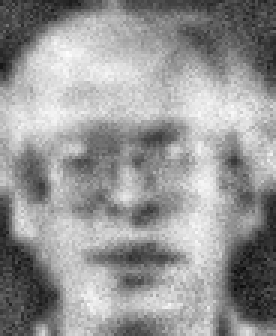
#> input picture dataset/Testing_LR_CLAHE_escala4/s2/2.png, 92 x 112 px (shown 3 times larger); its folder holds only this picture in this run
$ jupyter execute generacionImagenesClahe_semana5.ipynb
#> lines starting #> are read from the running program, lines starting #| are printed output that depends on the picture
[cell 1]
import os
import cv2
from tqdm import tqdm

[cell 2]
# =====================================================
# DIRECTORIOS
# =====================================================

#INPUT_DIR  = "dataset/Training_LR_escala4"
#OUTPUT_DIR = "dataset/CLAHE/Training_CLAHE_escala4"
INPUT_DIR  = "dataset/Testing_LR_CLAHE_escala4"
OUTPUT_DIR = "dataset/CLAHE/Testing_CLAHE_escala4"
os.makedirs(OUTPUT_DIR, exist_ok=True)

[cell 3]
# =====================================================
# PIPELINE
# =====================================================

def pipeline_correcto(imagen_lr,
                      clip_limit=2.0,
                      tile_grid_size=(8,8)):

    # Paso 1: Eliminación de ruido
    img_denoised = cv2.fastNlMeansDenoising(
        imagen_lr,
        h=10,
        templateWindowSize=7,
        searchWindowSize=21
    )

    # Paso 2: CLAHE
    clahe = cv2.createCLAHE(
        clipLimit=clip_limit,
        tileGridSize=tile_grid_size
    )

    img_clahe = clahe.apply(img_denoised)

    return img_denoised, img_clahe

[cell 4]
# =====================================================
# BUSCAR IMÁGENES
# =====================================================

imagenes = []

for root, dirs, files in os.walk(INPUT_DIR):

    for file in files:

        if file.lower().endswith(".png"):

            imagenes.append(
                os.path.join(root, file)
            )
#> pass 2 of the loop `for root, dirs, files in os.walk(INPUT_DIR):`:
#> pass 3 of the loop `for root, dirs, files in os.walk(INPUT_DIR):`:
#> the loop made 5 passes; the first 3 are shown

print(f"Imágenes encontradas: {len(imagenes)}")

[cell 5]
# =====================================================
# GENERAR DATASET CLAHE en escala x4
# =====================================================

for ruta_img in tqdm(imagenes):

    img = cv2.imread(
        ruta_img,
        cv2.IMREAD_GRAYSCALE
    )
#> img is the input picture: shape (112, 92); min 12, max 253, mean 150.6

    if img is None:
        continue

    _, img_clahe = pipeline_correcto(img)
#> in pipeline_correcto, `img_clahe = clahe.apply(img_denoised)`:
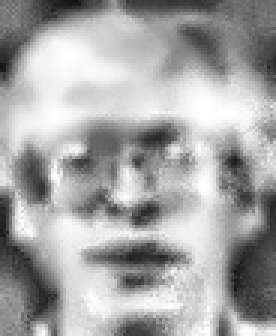
#> img_clahe: shape (112, 92) (shown 3 times larger); min 18, max 255, mean 165.6

    # Mantener estructura s1,s2,...
    relative_path = os.path.relpath(
        ruta_img,
        INPUT_DIR
    )

    save_path = os.path.join(
        OUTPUT_DIR,
        relative_path
    )

    os.makedirs(
        os.path.dirname(save_path),
        exist_ok=True
    )

    cv2.imwrite(
        save_path,
        img_clahe
    )
#> pass 2 of the loop `for ruta_img in tqdm(imagenes):`:
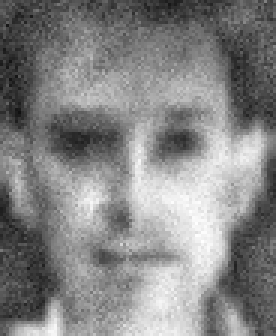
#> input picture dataset/Testing_LR_CLAHE_escala4/s24/24.png, 92 x 112 px (shown 3 times larger)
#> img is the input picture: shape (112, 92); min 17, max 255, mean 132.7
#> in pipeline_correcto (call 2), `img_clahe = clahe.apply(img_denoised)`:
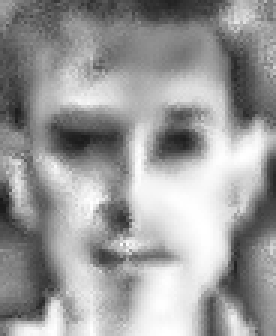
#> img_clahe: shape (112, 92) (shown 3 times larger); min 25, max 255, mean 155.4
#> pass 3 of the loop `for ruta_img in tqdm(imagenes):`:
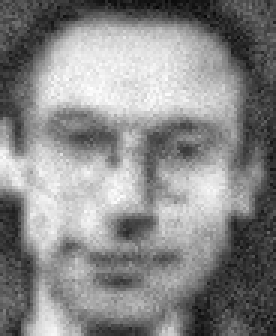
#> input picture dataset/Testing_LR_CLAHE_escala4/s27/27.png, 92 x 112 px (shown 3 times larger)
#> img is the input picture: shape (112, 92); min 7, max 255, mean 136.6
#> in pipeline_correcto (call 3), `img_clahe = clahe.apply(img_denoised)`:
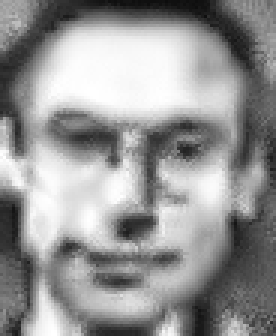
#> img_clahe: shape (112, 92) (shown 3 times larger); min 13, max 255, mean 149.5
#> the loop made 4 passes; the first 3 are shown

print("\nDataset CLAHE escala x4 generado correctamente.")
print(f"Total imágenes: {len(imagenes)}")
print(f"Guardado en: {OUTPUT_DIR}")
